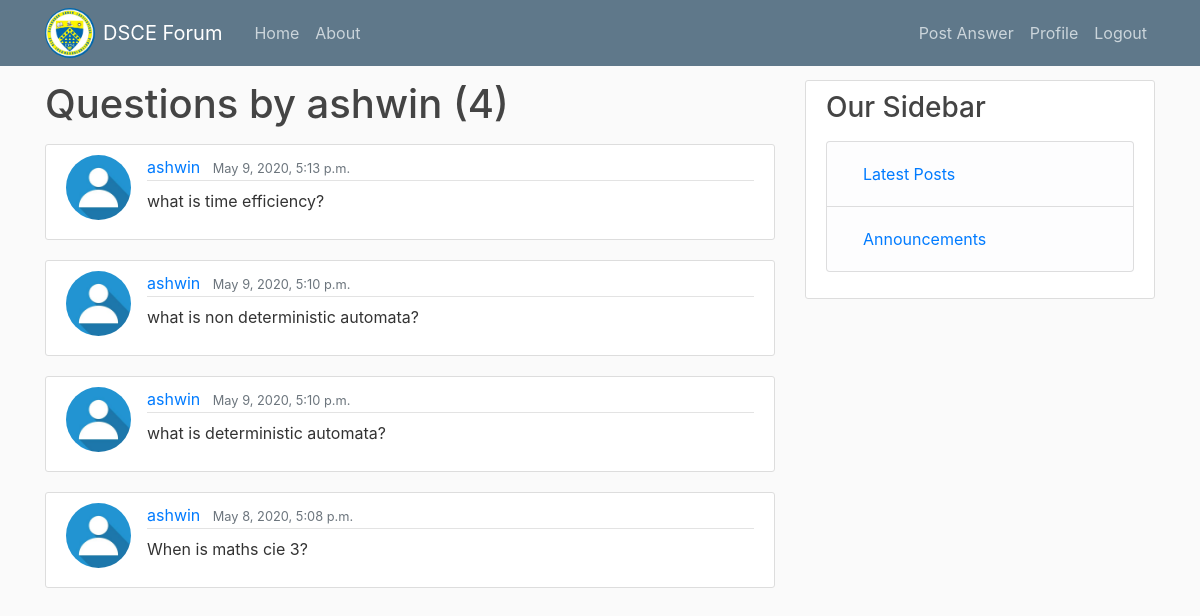
/user/ashwin/ (signed in), run on the app's committed database.
### student_home/models.py (models this page shows, shortened)
class Question(models.Model):
    poster = models.ForeignKey(User, on_delete=models.CASCADE)
    subject = models.CharField(max_length=15)
    question_text = models.TextField()
    date_posted = models.DateTimeField(default=timezone.now)
    class Meta:
        permissions = [
            ("can_update", "Can update questions"),
        ]

### users/models.py (models this page shows, shortened)
class Profile(models.Model):
    user = models.OneToOneField(User, on_delete=models.CASCADE)
    image = models.ImageField(default='default.jpg',upload_to='profile_pics')

### student_home/views.py (the view)
# urls.py: path('user/<str:username>/', UserPostListView.as_view() ,name='student-questions'),
class UserPostListView(ListView):
    model = Question
    template_name = 'student_home/student_questions.html'
    context_object_name = 'posts'
    ordering = ['-date_posted']
    paginate_by = 5
    def get_queryset(self):
        user = get_object_or_404(User, username=self.kwargs.get('username'))
        return Question.objects.filter(poster=user).order_by('-date_posted')

### student_home/templates/student_home/student_questions.html (shortened to what this page needs)
{% extends "student_home/base.html" %}
{% block content %}
    <h1 class="mb-3">Questions by {{ view.kwargs.username }} ({{ page_obj.paginator.count }})</h1>
    {% for post in posts %}
        <article class="media content-section">
          <img class="rounded-circle article-img" src="{{ post.poster.profile.image.url }}">
          <div class="media-body">
            <div class="article-metadata">
              <a class="mr-2" href="{% url 'student-questions' post.poster.username %}">{{ post.poster }}</a>
              <small class="text-muted">{{ post.date_posted }}</small>
            </div>
            <p class="article-content">{{ post.question_text }}</p>
          </div>
        </article>
    {% endfor %}
{% endblock content %}

### student_home/static/student_home/main.css (style rules this page uses)
body { background: #fafafa; color: #333333; margin-top: 5rem; }
h1, h2, h3, h4, h5, h6 { color: #444444; }
.content-section { background: #ffffff; padding: 10px 20px; border: 1px solid #dddddd; border-radius: 3px; margin-bottom: 20px; }
.article-content { white-space: pre-line; }
.article-img { height: 65px; width: 65px; margin-right: 16px; }
.article-metadata { padding-bottom: 1px; margin-bottom: 4px; border-bottom: 1px solid #e3e3e3 }

### data on the page
Question: poster.profile.image (placeholder picture), poster "ashwin", date_posted "May 9, 2020, 5:13 p.m.", question_text "what is time efficiency?"
Question: poster.profile.image (placeholder picture), poster "ashwin", date_posted "May 9, 2020, 5:10 p.m.", question_text "what is non deterministic automata?"
Question: poster.profile.image (placeholder picture), poster "ashwin", date_posted "May 9, 2020, 5:10 p.m.", question_text "what is deterministic automata?"
Question: poster.profile.image (placeholder picture), poster "ashwin", date_posted "May 8, 2020, 5:08 p.m.", question_text "When is maths cie 3?"

### other printed values
{{ view.kwargs.username }} "ashwin"
{{ page_obj.paginator.count }} "4"
